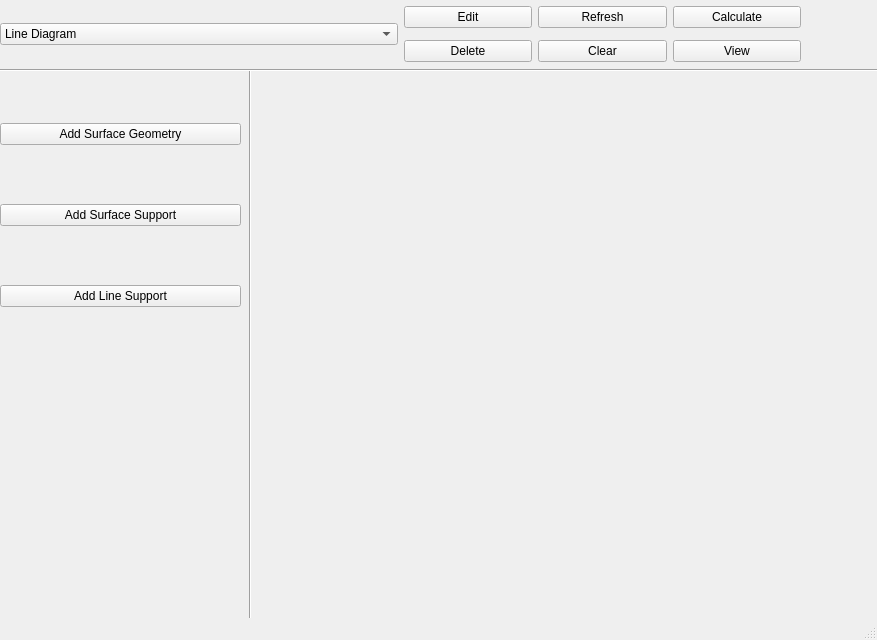
<?xml version="1.0" encoding="UTF-8"?>
<ui version="4.0">
 <class>SlabGUI</class>
 <widget class="QMainWindow" name="SlabGUI">
  <property name="geometry">
   <rect>
    <x>0</x>
    <y>0</y>
    <width>877</width>
    <height>640</height>
   </rect>
  </property>
  <property name="windowTitle">
   <string>MainWindow</string>
  </property>
  <widget class="QWidget" name="centralwidget">
   <widget class="Line" name="line">
    <property name="geometry">
     <rect>
      <x>240</x>
      <y>69</y>
      <width>20</width>
      <height>6000</height>
     </rect>
    </property>
    <property name="orientation">
     <enum>Qt::Vertical</enum>
    </property>
   </widget>
   <widget class="Line" name="line_2">
    <property name="geometry">
     <rect>
      <x>-10</x>
      <y>60</y>
      <width>6000</width>
      <height>20</height>
     </rect>
    </property>
    <property name="orientation">
     <enum>Qt::Horizontal</enum>
    </property>
   </widget>
   <widget class="QWidget" name="horizontalLayoutWidget">
    <property name="geometry">
     <rect>
      <x>0</x>
      <y>0</y>
      <width>801</width>
      <height>69</height>
     </rect>
    </property>
    <layout class="QHBoxLayout" name="uphorizontalLayout">
     <item>
      <widget class="QComboBox" name="modelPhaseComboBox">
       <item>
        <property name="text">
         <string>Line Diagram</string>
        </property>
       </item>
       <item>
        <property name="text">
         <string>Properties</string>
        </property>
       </item>
       <item>
        <property name="text">
         <string>Loads</string>
        </property>
       </item>
       <item>
        <property name="text">
         <string>Mesh</string>
        </property>
       </item>
       <item>
        <property name="text">
         <string>Results</string>
        </property>
       </item>
      </widget>
     </item>
     <item>
      <layout class="QGridLayout" name="gridLayout">
       <item row="1" column="0">
        <widget class="QPushButton" name="deleteObjectButton">
         <property name="text">
          <string>Delete</string>
         </property>
        </widget>
       </item>
       <item row="1" column="1">
        <widget class="QPushButton" name="clearButton">
         <property name="text">
          <string>Clear</string>
         </property>
        </widget>
       </item>
       <item row="0" column="1">
        <widget class="QPushButton" name="refreshButton">
         <property name="text">
          <string>Refresh</string>
         </property>
        </widget>
       </item>
       <item row="0" column="0">
        <widget class="QPushButton" name="editObjectButton">
         <property name="text">
          <string>Edit</string>
         </property>
        </widget>
       </item>
       <item row="0" column="2">
        <widget class="QPushButton" name="calculateButton">
         <property name="text">
          <string>Calculate</string>
         </property>
        </widget>
       </item>
       <item row="1" column="2">
        <widget class="QPushButton" name="viewButton">
         <property name="text">
          <string>View</string>
         </property>
        </widget>
       </item>
      </layout>
     </item>
    </layout>
   </widget>
   <widget class="QWidget" name="verticalLayoutWidget">
    <property name="geometry">
     <rect>
      <x>0</x>
      <y>70</y>
      <width>241</width>
      <height>291</height>
     </rect>
    </property>
    <layout class="QVBoxLayout" name="leftverticalLayout">
     <property name="sizeConstraint">
      <enum>QLayout::SetNoConstraint</enum>
     </property>
     <item>
      <widget class="QPushButton" name="addSurfaceButton">
       <property name="text">
        <string>Add Surface Geometry</string>
       </property>
      </widget>
     </item>
     <item>
      <widget class="QPushButton" name="addSurfaceSupportButton">
       <property name="text">
        <string>Add Surface Support</string>
       </property>
      </widget>
     </item>
     <item>
      <widget class="QPushButton" name="addSupportConditionsButton">
       <property name="text">
        <string>Add Line Support</string>
       </property>
      </widget>
     </item>
    </layout>
   </widget>
  </widget>
  <widget class="QMenuBar" name="menubar">
   <property name="geometry">
    <rect>
     <x>0</x>
     <y>0</y>
     <width>877</width>
     <height>21</height>
    </rect>
   </property>
  </widget>
  <widget class="QStatusBar" name="statusbar"/>
 </widget>
 <resources/>
 <connections/>
</ui>
